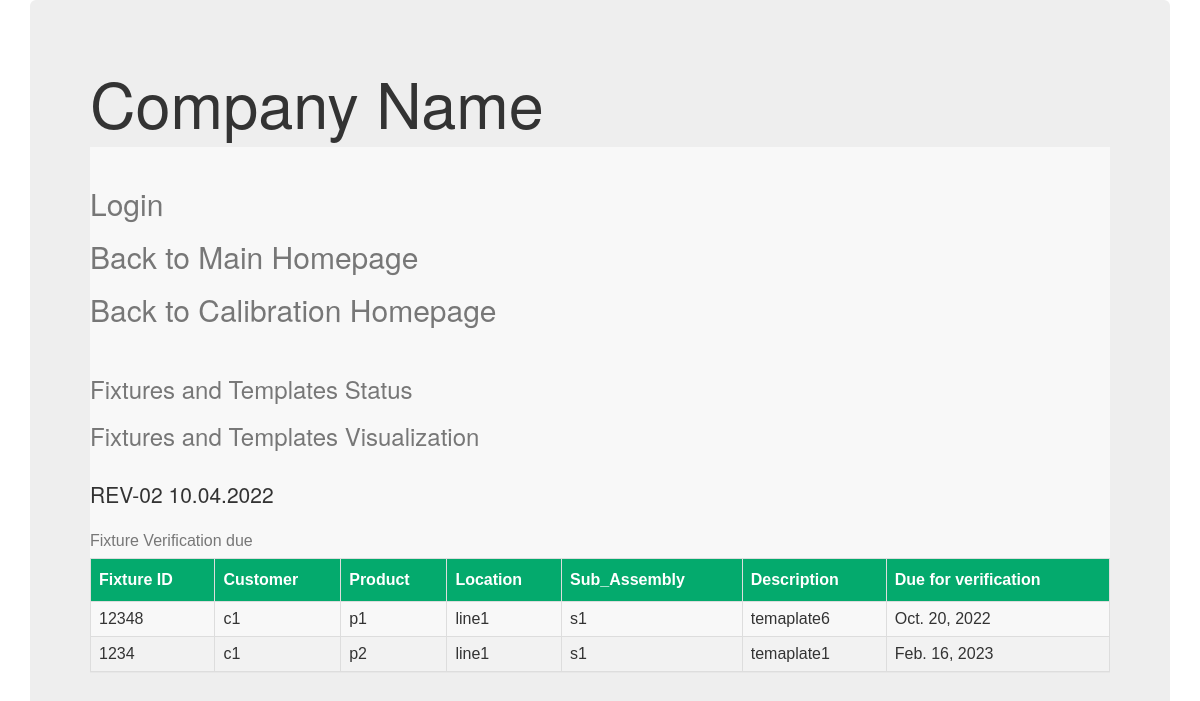
The page /Fixtures on the database its author committed.
### Calibration/models.py (models this page shows, shortened)
class Fixture_List(models.Model):
    Customer  = models.CharField(max_length=256,blank=True,null=True)
    result=(   ("Accepted","Accepted"),
                ("Rejected","Rejected"),
                ("Conditionally_accepted","Conditionally_accepted"),
                ("Not_verified","Not_verified")
                )
    Product_description  = models.CharField(max_length=100,blank=True,null=True)
    Sub_Assembly  = models.CharField(max_length=100,blank=True,null=True)
    Fixture_or_Template_ID = models.CharField(max_length=100,blank=True,null=True)
    Description = models.CharField(max_length=100,blank=True,null=True)
    Location_used = models.CharField(max_length=100,blank=True,null=True)
    Verification_Freq = models.IntegerField()
    Verification_Plan =models.DateField(null=True,blank=True)
    Verified_on =models.DateField(null=True,blank=True)
    Next_Verification_Due =models.DateField(editable=False,null=True,blank=True)
    Status = models.CharField(max_length=100,choices = result)
    Remarks =models.CharField(max_length=256,null=True,blank=True)
    Verification_report1 =models.FileField(upload_to='Calibration/Fixture_or_Templates',null=True,blank=True)
    Verification_report2 =models.FileField(upload_to='Calibration/Fixture_or_Templates',null=True,blank=True)
    checksheet = models.OneToOneField(CheckSheet,on_delete=models.SET_NULL,null=True,blank=True)

### Calibration/views.py (the view)
# urls.py: path('Fixtures',views.Fixtures_Listview.as_view(), name='Fixtures'),
class Fixtures_Listview(ListView):
    from dateutil.relativedelta import relativedelta
    context_object_name = 'Fixtures'
    model = Fixture_List
    template_name=  'Fixtures.html'
    now = datetime.datetime.now()
    after = now + datetime.timedelta(days=7)
    queryset = Fixture_List.objects.filter(Next_Verification_Due__lte = after)
    ordering = ['Next_Verification_Due']

### templates/Fixtures.html (shortened to what this page needs)
<html lang="en" dir="ltr">
  <head>
    <link rel="stylesheet" href="https://maxcdn.bootstrapcdn.com/bootstrap/3.3.7/css/bootstrap.min.css"
  </head>
  <body>
    <div class="container">
    <div class="jumbotron">
    <h1>Company Name </h1>
      <nav class="navbar navbar-default navbar-static-top"
      <ul  class="nav navbar-nav"><br>
    <h2><a class="navbar-link", href="{% url "admin:index" %}">Login</a></h2>
    <h2><a class="navbar-link", href="{% url "home" %}">Back to Main Homepage</a></h2>
    <h2><a class="navbar-link", href="{% url "Instruments3" %}">Back to Calibration Homepage</a></h2><br>
    <h3><a class="navbar-link" href="{% url "Fixtures2" %}">Fixtures and Templates Status</a></h3>
    <h3><a class="navbar-link" href="{% url "Cal" %}">Fixtures and Templates Visualization</a></h3><br>
         {% if Fixtures %}
               <p>REV-02 10.04.2022</p>
         <table id="customers">
             <caption>Fixture Verification due</caption>
            <thead>
              <th>Fixture ID</th>
              <th>Customer</th>
                <th>Product</th>
                  <th>Location</th>
                    <th>Sub_Assembly</th>
              <th>Description</th>
              <th>Due for verification</th>
           </thead>
              {% for acc1 in Fixtures %}
             <tr>
               <td>{{acc1.Fixture_or_Template_ID}}</td>
               <td>{{acc1.Customer}}</td>
                <td>{{acc1.Product_description}}</td>
               <td>{{acc1.Location_used}}</td>
               <td>{{acc1.Sub_Assembly}}</td>
               <td>{{acc1.Description}}</td>
               <td>{{ acc1.Next_Verification_Due }}</td>
             </tr>
             {% endfor %}
         </table>
          {% else %}
        <p>Fixtures No due for Calibration</p>
      {% endif %}

### templates/Fixtures.html (style rules this page uses)
#customers { font-family: Arial, Helvetica, sans-serif; border-collapse: collapse; width: 100%; }
#customers td, #customers th { border: 1px solid #ddd; padding: 8px; }
#customers tr:nth-child(even) { background-color: #f2f2f2; }
#customers th { padding-top: 12px; padding-bottom: 12px; text-align: left; background-color: #04AA6D; color: white; }

### rows shown on the page
Fixture_List: Fixture_or_Template_ID "12348", Customer "c1", Product_description "p1", Location_used "line1", Sub_Assembly "s1", Description "temaplate6", Next_Verification_Due "Oct. 20, 2022"
Fixture_List: Fixture_or_Template_ID "1234", Customer "c1", Product_description "p2", Location_used "line1", Sub_Assembly "s1", Description "temaplate1", Next_Verification_Due "Feb. 16, 2023"
